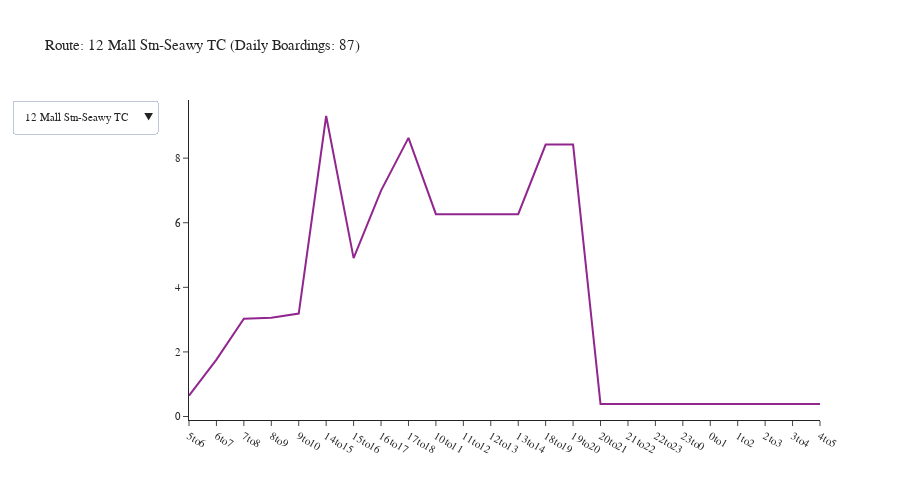

The cell this chart's notebook holds for it:
### Code cell
agency = 'Everett Transit'
df = df_transit_line[df_transit_line['agency'] == agency]
df = df.groupby(['tod', 'description']).agg({'boardings': 'sum'}).reset_index()
fig = create_tod_chart(df)
fig.show()

### Figure 1 — Plotly figure (JSON) as saved in the notebook; plotly's stock layout.template omitted (floating-point values rounded to 4 significant figures)
{"data": [{"mode": "lines", "name": "12 Mall Stn-Seawy TC", "type": "scatter", "visible": true, "x": ["5to6", "6to7", "7to8", "8to9", "9to10", "14to15", "15to16", "16to17", "17to18", "10to11", "11to12", "12to13", "13to14", "18to19", "19to20", "20to21", "21to22", "22to23", "23to0", "0to1", "1to2", "2to3", "3to4", "4to5"], "y": [0.6426, 1.763, 3.028, 3.06, 3.189, 9.304, 4.903, 6.994, 8.627, 6.264, 6.264, 6.264, 6.264, 8.419, 8.419, 0.3875, 0.3875, 0.3875, 0.3875, 0.3875, 0.3875, 0.3875, 0.3875, 0.3875]}, {"mode": "lines", "name": "2 Marnr P&R-Mall Stn", "type": "scatter", "visible": false, "x": ["6to7", "7to8", "8to9", "9to10", "14to15", "15to16", "16to17", "17to18", "10to11", "11to12", "12to13", "13to14", "18to19", "19to20"], "y": [9.592, 6.438, 8.493, 12.87, 5.651, 11.67, 12.07, 1.549, 6.903, 6.903, 6.903, 6.903, 1.513, 1.513]}, {"mode": "lines", "name": "29 Coll Stn-Mall Stn", "type": "scatter", "visible": false, "x": ["5to6", "6to7", "7to8", "8to9", "9to10", "14to15", "15to16", "16to17", "17to18", "10to11", "11to12", "12to13", "13to14", "18to19", "19to20", "20to21", "21to22", "22to23", "23to0", "0to1", "1to2", "2to3", "3to4", "4to5"], "y": [17.37, 65.87, 82.91, 93.25, 83.63, 108.9, 71.12, 90.41, 84.65, 85.56, 85.56, 85.56, 85.56, 75.68, 75.68, 5.873, 5.873, 5.873, 5.873, 5.873, 5.873, 5.873, 5.873, 5.873]}, {"mode": "lines", "name": "3 Seaway TC-Evt Stn", "type": "scatter", "visible": false, "x": ["5to6", "6to7", "7to8", "8to9", "9to10", "14to15", "15to16", "16to17", "17to18", "10to11", "11to12", "12to13", "13to14", "18to19", "19to20"], "y": [10.03, 15.69, 19.1, 27.77, 21.12, 34.16, 23.76, 35.13, 34.81, 25.6, 25.6, 25.6, 25.6, 34.62, 34.62]}, {"mode": "lines", "name": "4 Evt Stn-Collge Stn", "type": "scatter", "visible": false, "x": ["6to7", "7to8", "8to9", "9to10", "14to15", "15to16", "16to17", "17to18", "10to11", "11to12", "12to13", "13to14"], "y": [8.54, 4.972, 2.63, 7.674, 6.006, 8.506, 5.281, 4.954, 5.714, 5.714, 5.714, 5.714]}, {"mode": "lines", "name": "6 Waterfront-Evt Stn", "type": "scatter", "visible": false, "x": ["6to7", "7to8", "8to9", "9to10", "14to15", "15to16", "16to17", "17to18", "10to11", "11to12", "12to13", "13to14"], "y": [1.408, 10.52, 0.9898, 9.954, 3.351, 19.18, 3.625, 12.09, 8.179, 8.179, 8.179, 8.179]}, {"mode": "lines", "name": "7 Coll Stn-Mall Stn", "type": "scatter", "visible": false, "x": ["5to6", "6to7", "7to8", "8to9", "9to10", "14to15", "15to16", "16to17", "17to18", "10to11", "11to12", "12to13", "13to14", "18to19", "19to20", "20to21", "21to22", "22to23", "23to0", "0to1", "1to2", "2to3", "3to4", "4to5"], "y": [11.35, 64.17, 107.7, 194.4, 209.9, 211.3, 276.2, 236.0, 205.9, 217.7, 217.7, 217.7, 217.7, 91.51, 91.51, 14.78, 14.78, 14.78, 14.78, 14.78, 14.78, 14.78, 14.78, 14.78]}, {"mode": "lines", "name": "8 Airport Rd-Evt Stn", "type": "scatter", "visible": false, "x": ["5to6", "6to7", "7to8", "8to9", "9to10", "14to15", "15to16", "16to17", "17to18", "10to11", "11to12", "12to13", "13to14", "18to19", "19to20"], "y": [3.447, 8.967, 7.948, 9.067, 7.417, 8.435, 12.39, 9.455, 7.556, 8.654, 8.654, 8.654, 8.654, 13.88, 13.88]}, {"mode": "lines", "name": "18 Mukilteo-Evt Stn", "type": "scatter", "visible": false, "x": ["5to6", "6to7", "7to8", "8to9", "15to16", "16to17", "17to18", "18to19", "19to20"], "y": [1.349, 7.595, 14.89, 12.03, 9.765, 14.73, 5.769, 4.689, 4.689]}], "layout": {"font": {"size": 11}, "height": 500, "title": {"text": "Route: 12 Mall Stn-Seawy TC (Daily Boardings: 87)"}, "updatemenus": [{"buttons": [{"args": [{"visible": [true, false, false, false, false, false, false, false, false]}, {"title": "Route: 12 Mall Stn-Seawy TC (Daily Boardings: 87)"}], "label": "12 Mall Stn-Seawy TC", "method": "update"}, {"args": [{"visible": [false, true, false, false, false, false, false, false, false]}, {"title": "Route: 2 Marnr P&R-Mall Stn (Daily Boardings: 99)"}], "label": "2 Marnr P&R-Mall Stn", "method": "update"}, {"args": [{"visible": [false, false, true, false, false, false, false, false, false]}, {"title": "Route: 29 Coll Stn-Mall Stn (Daily Boardings: 1,245)"}], "label": "29 Coll Stn-Mall Stn", "method": "update"}, {"args": [{"visible": [false, false, false, true, false, false, false, false, false]}, {"title": "Route: 3 Seaway TC-Evt Stn (Daily Boardings: 393)"}], "label": "3 Seaway TC-Evt Stn", "method": "update"}, {"args": [{"visible": [false, false, false, false, true, false, false, false, false]}, {"title": "Route: 4 Evt Stn-Collge Stn (Daily Boardings: 71)"}], "label": "4 Evt Stn-Collge Stn", "method": "update"}, {"args": [{"visible": [false, false, false, false, false, true, false, false, false]}, {"title": "Route: 6 Waterfront-Evt Stn (Daily Boardings: 94)"}], "label": "6 Waterfront-Evt Stn", "method": "update"}, {"args": [{"visible": [false, false, false, false, false, false, true, false, false]}, {"title": "Route: 7 Coll Stn-Mall Stn (Daily Boardings: 2,704)"}], "label": "7 Coll Stn-Mall Stn", "method": "update"}, {"args": [{"visible": [false, false, false, false, false, false, false, true, false]}, {"title": "Route: 8 Airport Rd-Evt Stn (Daily Boardings: 137)"}], "label": "8 Airport Rd-Evt Stn", "method": "update"}, {"args": [{"visible": [false, false, false, false, false, false, false, false, true]}, {"title": "Route: 18 Mukilteo-Evt Stn (Daily Boardings: 75)"}], "label": "18 Mukilteo-Evt Stn", "method": "update"}], "direction": "down", "showactive": true}], "width": 900, "yaxis": {"tickformat": ".00f"}}}
